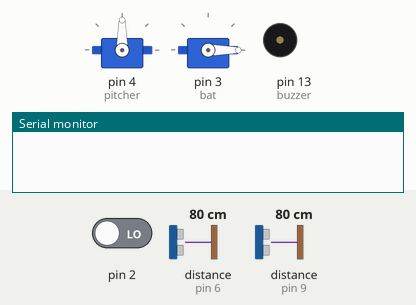
The sketch below on a simulated Arduino Uno, built with avr-gcc and run on an emulated ATmega328P. Parts: 2 × servo, buzzer (waves = sounding), the last lines printed to the serial monitor. The inputs (shaded band) are chosen by the test bench; at power-on: pin 2 LOW, distance to the obstacle (sensors on pin 6, pin 9) 80 cm. The echo pulse lasts 58.3 µs per cm.

Above: at 1.2 s.
1.3 s: pin 2 driven HIGH
At 1.8 s:
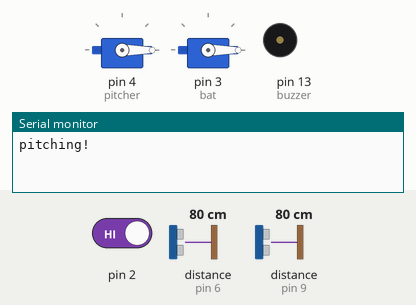
At 4.2 s:
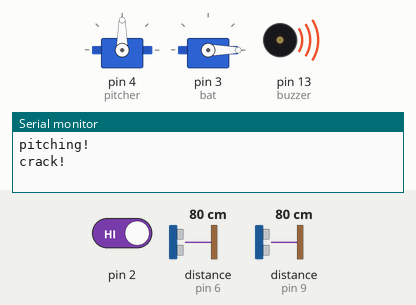
4.3 s: pin 2 driven LOW
At 6.6 s:
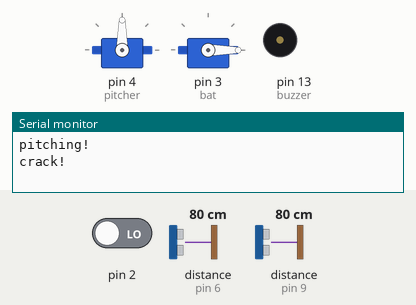
Timing chart, 0 to 8.1 s (numbered marks = the images above; inputs shaded):
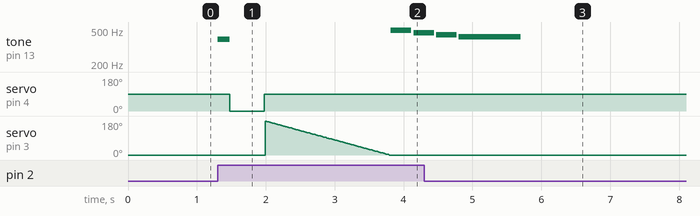

Measured:
- after the input at 1.3 s, tone on pin 13 (buzzer): plays 392 Hz for 0.18 s, 494 Hz for 0.30 s, 466 Hz for 0.16 s, starting at once; servo on pin 4 (pitcher): 90° → 0° after 0.18 s, → 90° 0.50 s later
- after the input at 4.3 s, tone on pin 13 (buzzer): goes on until 5.7 s, then stays silent; servo on pin 4 (pitcher): stops changing and stays 90°; servo on pin 3 (bat): stays 0° (without the input it goes to 179° after 2.1 s)

The sketch:

main.ino
```cpp
// C++ code
//
#include <Servo.h> // include the Servo library

//Notes for speaker to play
#define NOTE_G4  392
#define NOTE_C5  523
#define NOTE_E5  659
#define NOTE_G5  784
#define NOTE_B4  494
#define NOTE_AS4 466
#define NOTE_A4  440
#define NOTE_GS4 415


Servo bat; //create the servo objects
Servo pitcher;
int pos=0; //variable to store the servo position

int state = 0; //int variable to store game state. 0: ready to play. 1: ball pitched. 2: bat swung

// sensor pins
const int runTrigger = 7;
const int runEcho = 6;
const int outTrigger = 10;
const int outEcho = 9;

//buzzer pins and variables
const int buzzer = 13;
long duration;
float distanceCm;

//buzzer melody notes and durations
int chargeMelody[]    = { NOTE_G4, NOTE_C5, NOTE_E5, NOTE_G5, NOTE_E5, NOTE_G5 };
int chargeDurations[] = { 150,     150,     150,      300,     150,     500     };
int tromboneMelody[]    = { NOTE_B4, NOTE_AS4, NOTE_A4, NOTE_GS4 };
int tromboneDurations[] = { 300,     300,      300,      900      };

//variable to read input from button
int read;

void setup()
{
  Serial.begin(9600);
  //set pinmodes
  pinMode(2, INPUT);
  pinMode(runTrigger, OUTPUT);
  pinMode(runEcho, INPUT);
  pinMode(outTrigger, OUTPUT);
  pinMode(outEcho, INPUT);

  //attach and write servos to default positions
  pitcher.attach(4);
  pitcher.write(90);
  bat.attach(3);
  bat.write(0);
}

void loop()
{
  //Read button press
  read=digitalRead(2);

  //WHEN BUTTON IS PRESSED

  //pitch the ball if state is 0
  if (read == 1 && state == 0){
    pitch();
  }

  //swing bat if state is 1
  if (read == 1 && state == 1){
    swing();
  }

  //reset if state is 2
  if (read == 1 && state == 2){
    trombone();
    state=0;
  }

  //whenever state is 2, repeatedly detect for outs or runs
  if (state == 2) {
    detectRun();
    detectOut();
  }
}

void pitch()
{
  Serial.println("pitching!");

  tone(buzzer, NOTE_G4);

  state = 1;//update state
  delay(180);
  noTone(buzzer);

  pitcher.write(0);//push ball with servo
  delay(500);

  pitcher.write(90);//reset pitcher
  read=0;//reset read value
}

void swing() {
  tone(buzzer, NOTE_C5);
  Serial.println("crack!");

  state = 2;//update state
  bat.write(180);//swing bat with servo
  noTone(buzzer);

  //reset bat
  for (int i=180; i>=0; i--){
    bat.write(i);
    delay(10);
  }

  read=0;//reset read value
}

void detectRun() {
  digitalWrite(runTrigger, LOW);
  delayMicroseconds(2);
  digitalWrite(runTrigger, HIGH);//send out ultrasonic pulse
  delayMicroseconds(10);
  digitalWrite(runTrigger, LOW);

  duration = pulseIn(runEcho, HIGH);//read ultrasonic pulse
  distanceCm = duration / 58.0;//calculate distance


  if (distanceCm < 5){//if the ball passes over the win sensor
    Serial.println("Home Run!");
    charge();//play win sound
    delay(500);
    state = 0;//reset state
  }
}

void detectOut() {
  digitalWrite(outTrigger, LOW);
  delayMicroseconds(2);
  digitalWrite(outTrigger, HIGH);//send out ultrasonic pulse
  delayMicroseconds(10);
  digitalWrite(outTrigger, LOW);


  duration = pulseIn(outEcho, HIGH);//read ultrasonic pulse
  distanceCm = duration / 58.0;//calculate distance

  if (distanceCm < 5){//if ball passes over lose sensor
    Serial.println("Out!");
    trombone();//play lose sound
    state = 0;//reset state
  }
}

void charge() {//win sound
  for (int i = 0; i < 6; i++) {//play each note in chargeMelody for each duration in chargeDurations
    tone(buzzer, chargeMelody[i], chargeDurations[i]);
    delay(chargeDurations[i] + 30);
  }
  noTone(buzzer);
}

void trombone(){//lose sound
  for (int i = 0; i < 4; i++) {
    tone(buzzer, tromboneMelody[i], tromboneDurations[i]);//play each note in tromboneMelody for each duration in chargeDurations
    delay(tromboneDurations[i] + 30);
  }
  noTone(buzzer);
}
```
